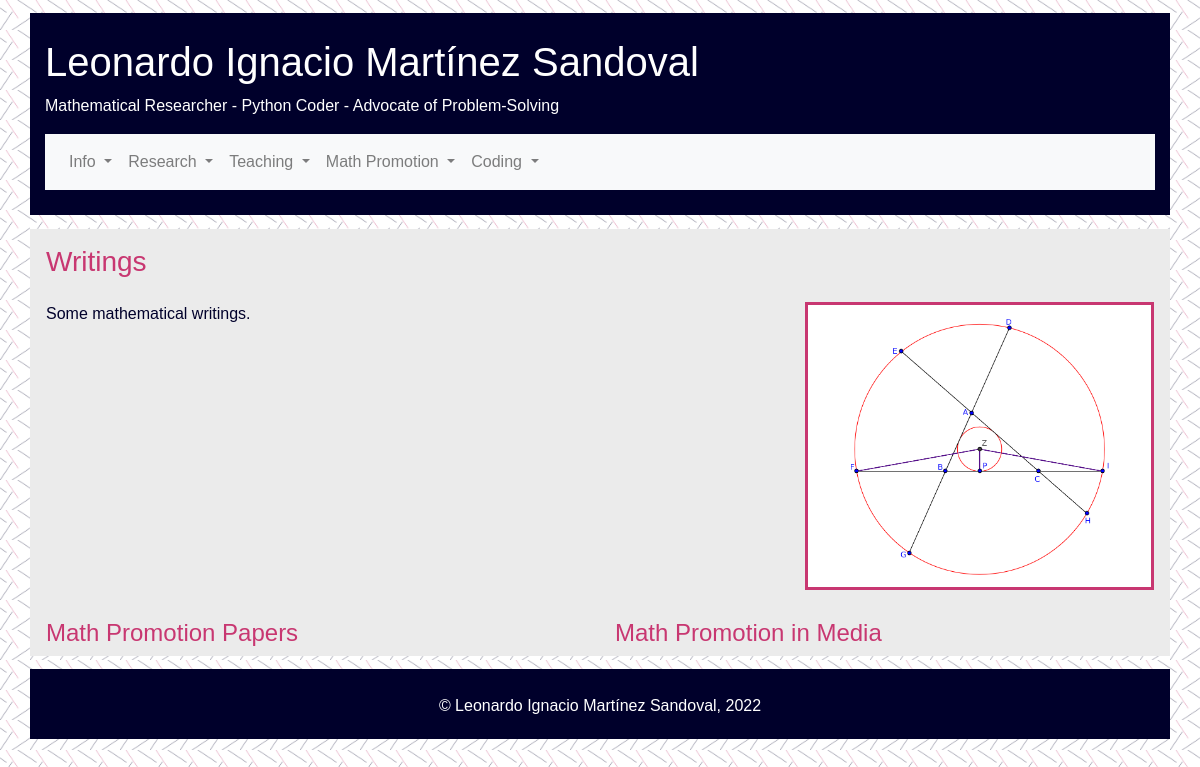
Page /writings on the earlier database version.
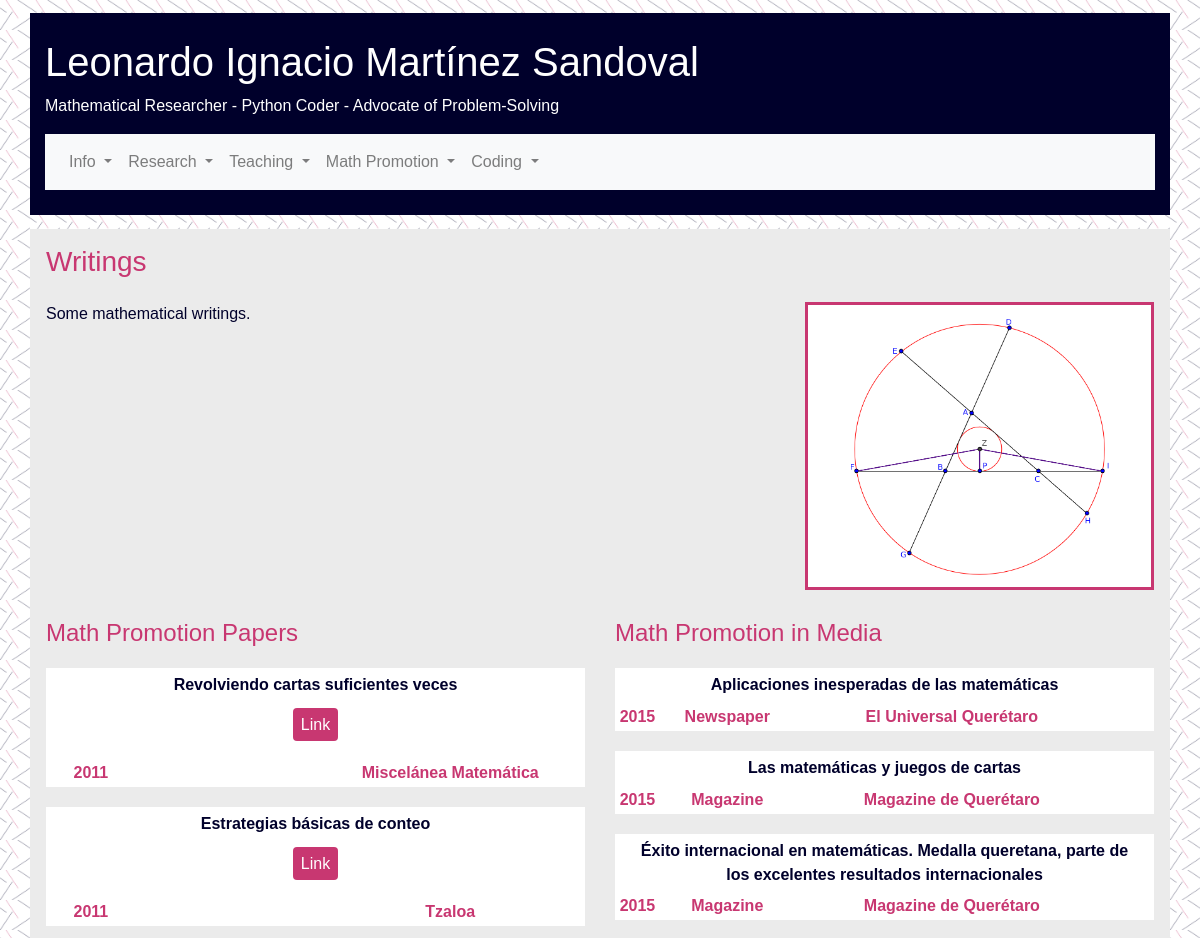
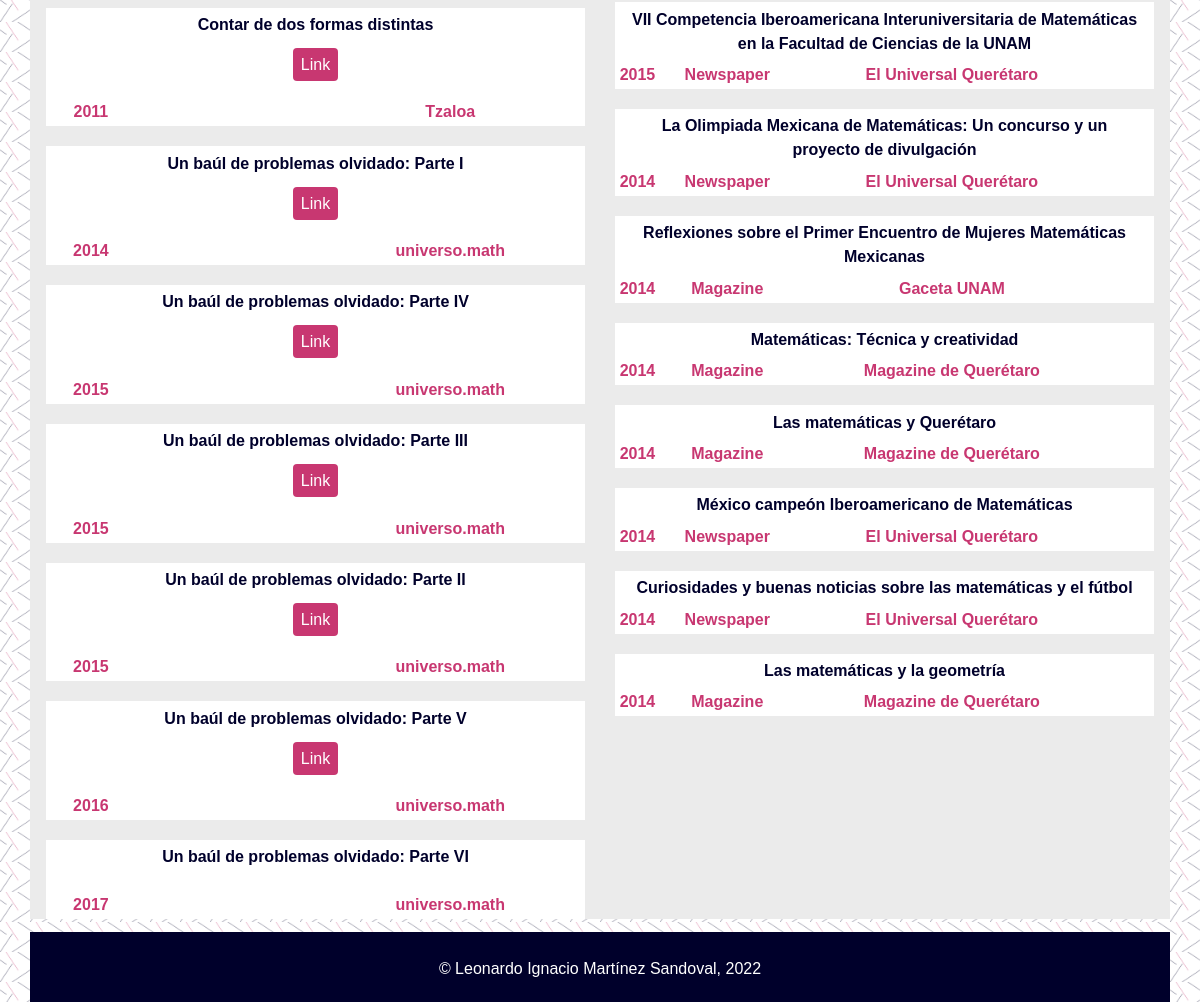
Same page on the later database version (2 pictures, top to bottom).
### personalpage/models.py (models this page shows, shortened)
class ScientificPublication(db.Model):
    __tablename__ = 'scientificpublication'
    id = db.Column(db.Integer, primary_key=True)
    date = db.Column(db.Date(), default=date.today())
    title = db.Column(db.String(140), nullable=False)
    publication_type = db.Column(db.String(80), nullable=False)
    publication_status = db.Column(db.String(80), nullable=False)
    authors = db.Column(db.String(300), nullable=False)
    publisher = db.Column(db.String(80))
    journal = db.Column(db.String(80))
    volume = db.Column(db.String(80))
    pages = db.Column(db.String(80))
    doi = db.Column(db.String(80))
    arxiv = db.Column(db.String(80))
    link = db.Column(db.String(80))

class MainstreamMedia(db.Model):
    __tablename__ = 'mainstreammedia'
    id = db.Column(db.Integer, primary_key=True)
    date = db.Column(db.Date(), default=date.today())
    title = db.Column(db.String(80), unique=True, nullable=False)
    media_name = db.Column(db.String(80), nullable=False)
    media_type = db.Column(db.String(80), nullable=False)

### personalpage/cv.py (the view)
@app.route("/writings")
def writings():
    papers = ScientificPublication.query\
        .all()
    media = MainstreamMedia.query\
        .all()
    return render_template("personalpage/writings.html", papers = papers, media=media)

### personalpage/templates/personalpage/writings.html (shortened to what this page needs)
{% extends "body_template.html" %}
    {% block content %}
    <div class="container outter pl-3 pr-3 pt-3">
        <h3>Writings</h3>
        <div class="row pt-3">
            <div class="col-md-8">
        <p>Some mathematical writings.</p>
        </div>
        <div class="col-md-4" id="data">
            <div class="blockitem">
                <img class="img-fluid" src="/static/conway.png"></img>
            </div>
            </div>
        </div>
        <div class="row pt-3">
            <div class="col-lg-6">
                <h4> Math Promotion Papers </h4>
                {% for item in papers %}
                {% if item.publication_type == "math_promotion" %}
                <div class="paperitem wrapper">
                    <div class="prob-info">
                        <strong> {{ item.title }}</strong><br>
                        <p>
                            {% if item.link!=None %}
                        <a href="{{ item.link }}" class="goodie" target="_blank">Link </a>
                            {% endif %}
                        </p>
                    </div>
                    <div class="container">
                        <div class="row">
                            <div class="col-md-12 col-lg-2 thirdLabel">{{ item.date.strftime('%Y') }}</div>
                            <div class="col-md-12 col-lg-4 thirdLabel">{{ item.status }}</div>
                            <div class="col-md-12 col-lg-6 thirdLabel">{{ item.journal }}</div>
                        </div>
                    </div>
                </div>
                {% endif %}
                {% endfor %}
            </div>
            <div class="col-lg-6">
                <h4> Math Promotion in Media </h4>
                {% for item in media | sort(attribute='date', reverse = True) %}
<div class="paperitem wrapper">
    <div class="prob-info">
        <strong> {{ item.title }}</strong><br>
    </div>
    <div class="container">
        <div class="row">
            <div class="col-md-6 col-lg-1 thirdLabel">{{ item.date.strftime('%Y') }}</div>
            <div class="col-md-6 col-lg-3 thirdLabel">{{ item.media_type }}</div>
            <div class="col-md-12 col-lg-7 thirdLabel">{{ item.media_name }}</div>
        </div>
    </div>
</div>
{% endfor %}
            </div>
        </div>
    </div>
    {% endblock %}

Differences in the rows shown:
added ScientificPublication: title "Revolviendo cartas suficientes veces", date "2011", journal "Miscelánea Matemática"
added ScientificPublication: title "Estrategias básicas de conteo", date "2011", journal "Tzaloa"
added ScientificPublication: title "Contar de dos formas distintas", date "2011", journal "Tzaloa"
added ScientificPublication: title "Un baúl de problemas olvidado: Parte I", date "2014", journal "universo.math"
added ScientificPublication: title "Un baúl de problemas olvidado: Parte IV", date "2015", journal "universo.math"
added ScientificPublication: title "Un baúl de problemas olvidado: Parte III", date "2015", journal "universo.math"
added ScientificPublication: title "Un baúl de problemas olvidado: Parte II", date "2015", journal "universo.math"
added ScientificPublication: title "Un baúl de problemas olvidado: Parte V", date "2016", journal "universo.math"
added ScientificPublication: title "Un baúl de problemas olvidado: Parte VI", date "2017", journal "universo.math"
added MainstreamMedia: title "Aplicaciones inesperadas de las matemáticas", date "2015", media_type "Newspaper", media_name "El Universal Querétaro"
added MainstreamMedia: title "Las matemáticas y juegos de cartas", date "2015", media_type "Magazine", media_name "Magazine de Querétaro"
added MainstreamMedia: title "Éxito internacional en matemáticas. Medalla queretana, parte de los excelentes resultados internacionales", date "2015", media_type "Magazine", media_name "Magazine de Querétaro"
added MainstreamMedia: title "VII Competencia Iberoamericana Interuniversitaria de Matemáticas en la Facultad de Ciencias de la UNAM", date "2015", media_type "Newspaper", media_name "El Universal Querétaro"
added MainstreamMedia: title "La Olimpiada Mexicana de Matemáticas: Un concurso y un proyecto de divulgación", date "2014", media_type "Newspaper", media_name "El Universal Querétaro"
added MainstreamMedia: title "Reflexiones sobre el Primer Encuentro de Mujeres Matemáticas Mexicanas", date "2014", media_type "Magazine", media_name "Gaceta UNAM"
added MainstreamMedia: title "Matemáticas: Técnica y creatividad", date "2014", media_type "Magazine", media_name "Magazine de Querétaro"
added MainstreamMedia: title "Las matemáticas y Querétaro", date "2014", media_type "Magazine", media_name "Magazine de Querétaro"
added MainstreamMedia: title "México campeón Iberoamericano de Matemáticas", date "2014", media_type "Newspaper", media_name "El Universal Querétaro"
added MainstreamMedia: title "Curiosidades y buenas noticias sobre las matemáticas y el fútbol", date "2014", media_type "Newspaper", media_name "El Universal Querétaro"
added MainstreamMedia: title "Las matemáticas y la geometría", date "2014", media_type "Magazine", media_name "Magazine de Querétaro"
